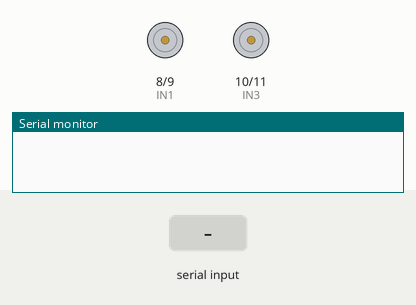
Recording of a sketch running on a simulated Arduino Uno, built with avr-gcc and run on an emulated ATmega328P. Parts: motor-driver pin pairs drawn as motors (green arrow = first pin HIGH = forward, orange = second pin HIGH = backward, longer = more drive), the last lines printed to the serial monitor. The inputs (shaded band) are chosen by the test bench.

Above: at 1.2 s.
1.3 s: "F" received over Serial
At 1.7 s:
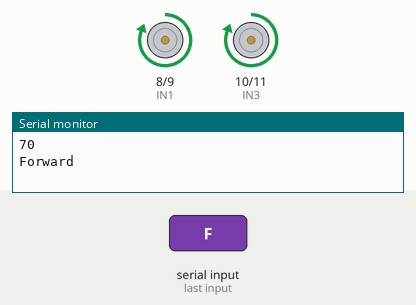
2.8 s: "B" received over Serial
At 4.0 s:
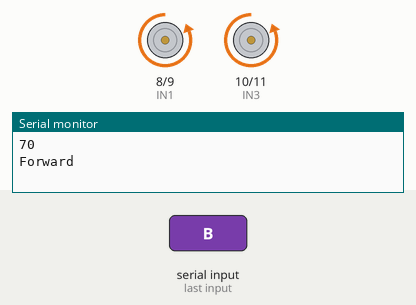
4.3 s: "L" received over Serial
At 5.2 s:
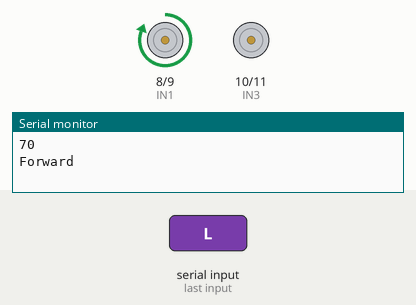
5.8 s: "R" received over Serial
At 6.3 s:
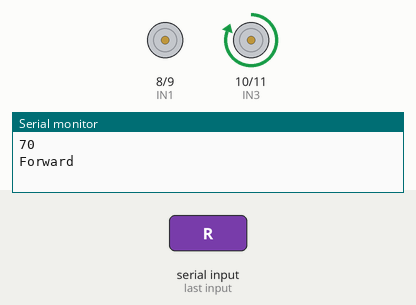
7.3 s: "S" received over Serial
At 8.7 s:
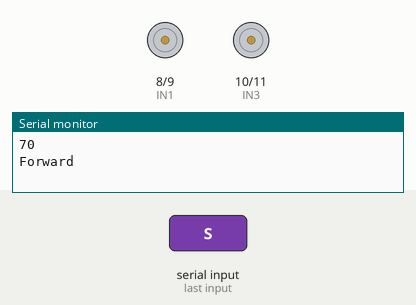
Timing chart, 0 to 9.8 s (numbered marks = the images above; inputs shaded):
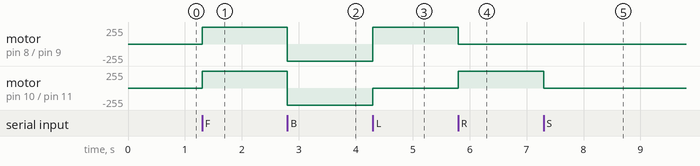

The sketch:

MotorDCServoHackInvertido.ino
```cpp
//5V DO DRIVER DE MOTOR LIGADO NO VIN DO ARDUINO, PARA PASSAR MAIS QUE 5V
//GND DO DRIVER DE MOTOR LIGADO NO GND DO ARDUINO

//INI1 LIGADO NO 8 DO ARDUINO
//INI2 LIGADO NO 9 DO ARDUINO
//INI3 LIGADO NO 10 DO ARDUINO
//INI4 LIGADO NO 11 DO ARDUINO

//Bluetooth
//5v no 5v
//gnd no gnd
//rx no tx do arduino
//tx no rx do arduino

//RETIRAR O RX E TX AO SUBIR O CÓDIGO

//verm tx

//SERVOS
//o lado de cima do servo será sempre o parafuso do lado do dissipador
//o lado de baixo do servo será sempre do lado do parafuso da força

//Servo da esquerda ligado no IN3 e 4.
//Servo da direita ligado no IN1 e 2.

//pino pequeno do Led no GND e grande na porta 13
//Luz ligada W
//Luz desligada w

//int ENA = 5;
int IN1 = 8;
int IN2 = 9;
int IN3 = 10;
int IN4 = 11;
//int ENB = 6;

int pinLed1 = 13;

int state;
int flag = 0;

void setup() {

  pinMode(IN1, OUTPUT);
  pinMode(IN2, OUTPUT);
  //pinMode(ENA, OUTPUT);

  pinMode(IN3, OUTPUT);
  pinMode(IN4, OUTPUT);
  //pinMode(ENB, OUTPUT);

  Serial.begin(9600);
}

void loop() {

  //ler serial e concatenar
  state = Serial.read();


  //Caso necessário testar os motores
  //testeMotores();

  if (Serial.available() > 0)     // Ckeck for command Recieved
  {
    state = Serial.read();
    Serial.println(state);
    flag = 0;
  }
  if (state == 'S')     // Checking Command from User
  {
    stp();
    if (flag == 0) {
      Serial.println("Stop");
      flag = 1;
    }
  }
  else if (state == 'F')
  {
    fwd();
    if (flag == 0)
    {
      Serial.println("Forward");
      flag = 1;
    }
  }
  else if (state == 'B')
  {
    back();
    if (flag == 0)
    {
      Serial.println("Backward");
      flag = 1;
    }
  }
  else if (state == 'L')
  {
    left();
    if (flag == 0)
    {
      Serial.println("Left");
      flag = 1;
    }
  }
  else if (state == 'R')
  {
    right();
    if (flag == 0)
    {
      Serial.println("Right");
      flag = 1;
    }
  }
  else if (state == 'W')
  {
    ligaLuz();
    if (flag == 0)
    {
      Serial.println("liga luz");
      flag = 1;
    }
  }
  else if (state == 'w')
  {
    desligaLuz();
    if (flag == 0)
    {
      Serial.println("desliga luz");
      flag = 1;
    }
  }
}

void fwd()
{
  //MOTOR 1
  //analogWrite(ENA, 1000);  //Motor com rotação máxima (0-255)
  digitalWrite(IN1, HIGH);
  digitalWrite(IN2, LOW);

  //MOTOR 2
  //analogWrite(ENB, 1000);  //Motor com rotação máxima (0-255)
  digitalWrite(IN3, HIGH);
  digitalWrite(IN4, LOW);
}

void back()
{
  //MOTOR 1
  //analogWrite(ENA, 1000);  //Motor com rotação máxima (0-255)
  digitalWrite(IN1, LOW);
  digitalWrite(IN2, HIGH);

  //MOTOR 2
  //analogWrite(ENB, 1000);  //Motor com rotação máxima (0-255)
  digitalWrite(IN3, LOW);
  digitalWrite(IN4, HIGH);
}

void left()
{
  //MOTOR 1
  //analogWrite(ENA, 1000);  //Motor com rotação máxima (0-255)
  digitalWrite(IN1, HIGH);
  digitalWrite(IN2, LOW);

  //MOTOR 2
  //analogWrite(ENB, 1000);  //Motor com rotação máxima (0-255)
  digitalWrite(IN3, LOW);
  digitalWrite(IN4, LOW);
}
void right()
{
  //MOTOR 1
  //analogWrite(ENA, 1000);  //Motor com rotação máxima (0-255)
  digitalWrite(IN1, LOW);
  digitalWrite(IN2, LOW);

  //MOTOR 2
  //analogWrite(ENB, 1000);  //Motor com rotação máxima (0-255)
  digitalWrite(IN3, HIGH);
  digitalWrite(IN4, LOW);
}
void stp()            // Robot STops
{
  //MOTOR 1
  //analogWrite(ENA, 1000);  //Motor com rotação máxima (0-255)
  digitalWrite(IN1, LOW);
  digitalWrite(IN2, LOW);

  //MOTOR 2
  //analogWrite(ENB, 1000);  //Motor com rotação máxima (0-255)
  digitalWrite(IN3, LOW);
  digitalWrite(IN4, LOW);
}

void ligaLuz()
{
  digitalWrite(pinLed1, HIGH);   // set the LED on
}

void desligaLuz()
{
  digitalWrite(pinLed1, LOW);    // set the LED off
}

void testeMotores() {

  Serial.println("fwd");
  fwd();
  delay(2000);

  Serial.println("stp");
  stp();
  delay(2000);

  Serial.println("back");
  back();
  delay(2000);

  Serial.println("stp");
  stp();
  delay(2000);

  Serial.println("left");
  left();
  delay(2000);

  Serial.println("stp");
  stp();
  delay(2000);

  Serial.println("right");
  right();
  delay(2000);

  Serial.println("stp");
  stp();
  delay(2000);
}
```

Measured:
- after the input at 1.3 s, motor on pin 8 (IN1) / pin 9 (IN2), motor on pin 10 (IN3) / pin 11 (IN4): stopped → forward 255/255 at once
- after the input at 2.8 s, motor on pin 8 (IN1) / pin 9 (IN2), motor on pin 10 (IN3) / pin 11 (IN4): forward 255/255 → backward 255/255 at once
- after the input at 4.3 s, motor on pin 8 (IN1) / pin 9 (IN2): backward 255/255 → forward 255/255 at once; motor on pin 10 (IN3) / pin 11 (IN4): backward 255/255 → stopped at once
- after the input at 5.8 s, motor on pin 8 (IN1) / pin 9 (IN2): forward 255/255 → stopped at once; motor on pin 10 (IN3) / pin 11 (IN4): stopped → forward 255/255 at once
- after the input at 7.3 s, motor on pin 10 (IN3) / pin 11 (IN4): forward 255/255 → stopped at once
